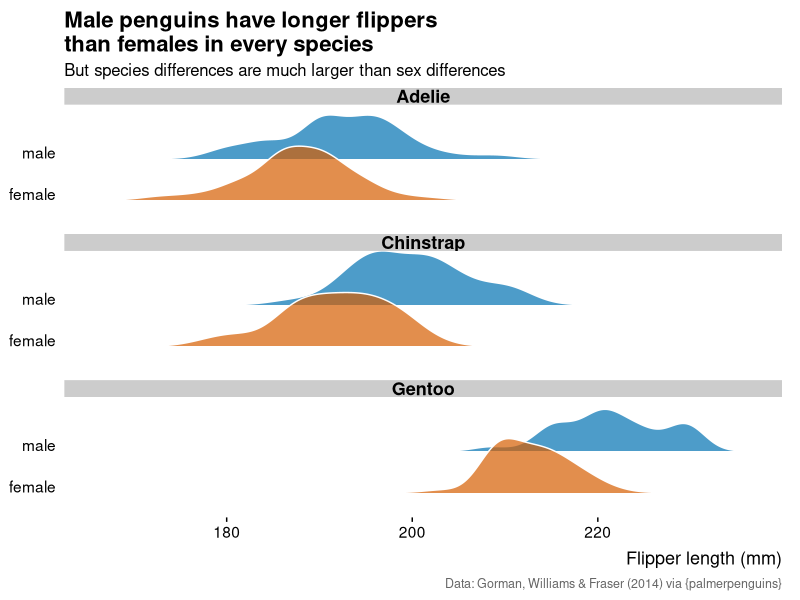
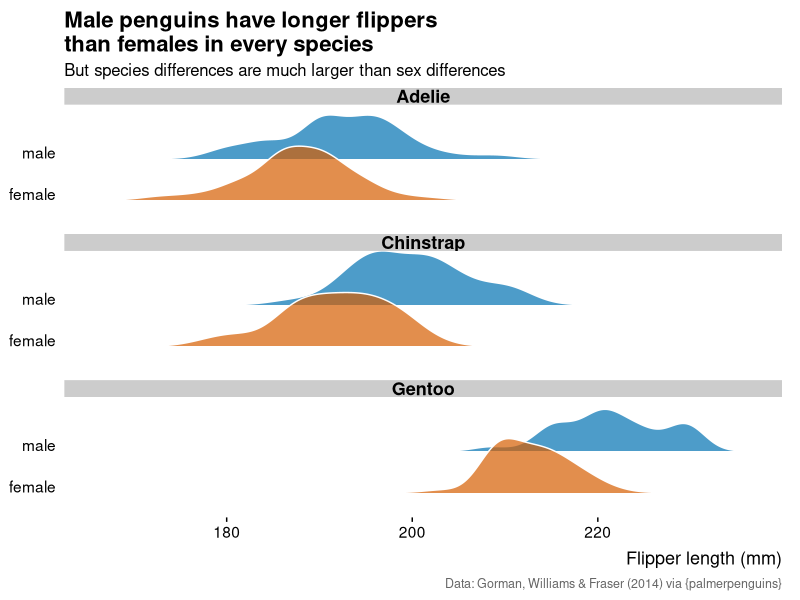

Generate these figures, in order, with R:
### Homework: Penguin plotting assignment ################
### Created by: yang ######################################
### Updated on: 2026-09-08 #################################
### Purpose: Explore whether flipper length differs by sex ##
### within each Palmer Penguin species, using a ridgeline ###
### (density) plot -- NOT a scatter plot, and not the same ##
### bill depth x bill length plot we made together in class #
###############################################################


#### Load Libraries ###########################################
library(tidyverse)   # data wrangling + ggplot2
library(palmerpenguins)  # penguins data
library(ggridges)    # geom_density_ridges() for ridgeline plots
library(here)         # reproducible, machine-independent file paths


#### Load data #################################################
# The data is built into the palmerpenguins package as "penguins"
# Look at the raw data first -- always look at your data before plotting
glimpse(penguins)


#### Wrangle data ###############################################
# Keep raw data raw: build a new filtered object rather than
# overwriting `penguins`. Drop the few rows missing sex and/or
# flipper length so they don't get silently excluded later without
# us noticing (11 penguins have unknown sex; 2 are missing flipper
# length -- both checked with sum(is.na(...)) before writing this).
penguins_clean <- penguins %>%
  filter(!is.na(sex), !is.na(flipper_length_mm))


#### Make plot ###################################################
# Research question: does flipper length differ between male and
# female penguins, and is that pattern consistent across species?
#
# Ridgeline (density) plot: one ridge per sex, faceted by species,
# so we can compare the full distribution shape -- not just the
# mean -- of flipper length between males and females in each
# species. This is intentionally NOT a scatter plot, and shows a
# different question than our in-class bill depth x bill length
# scatterplot.
flipper_ridge_plot <- ggplot(data = penguins_clean,
                              mapping = aes(x = flipper_length_mm,
                                            y = sex,
                                            fill = sex)) +
  geom_density_ridges(alpha = 0.7,
                       scale = 1.3,
                       color = "white",
                       show.legend = FALSE) +
  facet_wrap(~ species, ncol = 1) +
  # Colorblind-safe palette (Okabe-Ito), consistent with responsible
  # plotting practices covered in lecture
  scale_fill_manual(values = c("female" = "#D55E00", "male" = "#0072B2")) +
  labs(
    x = "Flipper length (mm)",
    y = NULL,
    title = "Male penguins have longer flippers\nthan females in every species",
    subtitle = "But species differences are much larger than sex differences",
    caption = "Data: Gorman, Williams & Fraser (2014) via {palmerpenguins}"
  ) +
  theme_ridges(font_size = 13, grid = FALSE) +
  theme(
    strip.text = element_text(face = "bold", size = 13),
    plot.title = element_text(face = "bold", size = 16),
    plot.subtitle = element_text(size = 12),
    plot.caption = element_text(size = 9, color = "grey40")
  )

# Print to check it in the Plots pane before saving
flipper_ridge_plot


#### Save plot ####################################################
# here() builds a path from the project root, so this works no
# matter whose computer / working directory runs the script
ggsave(
  here("Week_03", "output", "penguin_flipper_ridgeline.png"),
  plot = flipper_ridge_plot,
  width = 7,
  height = 6,
  dpi = 300
)
